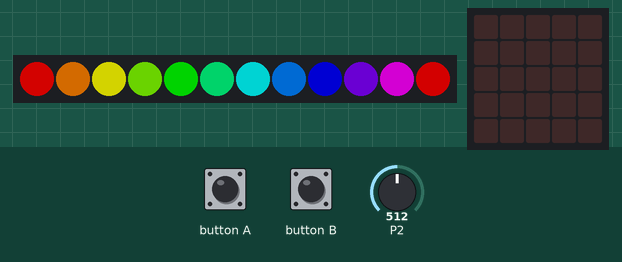
Simulated run of this program. Board: BBC micro:bit (MakeCode). On the bench: 12 RGB LEDs in strip order, left to right, the board's 5×5 LED display. Inputs (shaded band) come from the test bench; at power-on: P2 = 512 (analog values on the 0–1023 scale). Dim RGB values are drawn brighter than linear; random numbers come from a fixed seed.

Above: at 1.2 s.
1.3 s: button B pressed for 0.15 s
At 3.8 s:
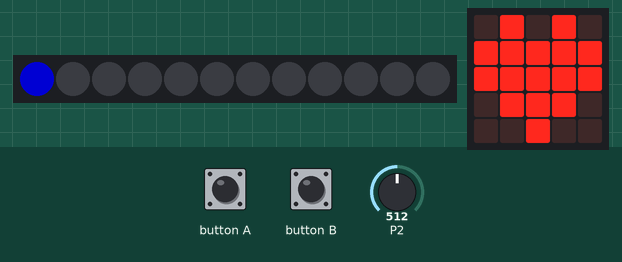
4.4 s: button A pressed for 0.15 s
At 7.0 s:
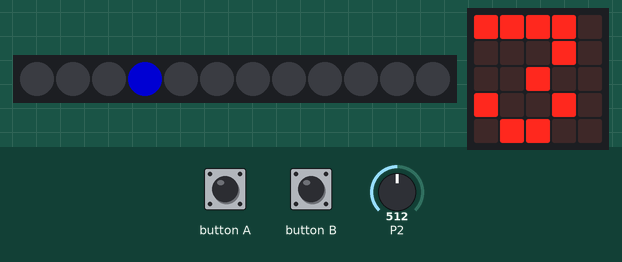
7.5 s: button B pressed for 0.15 s
At 9.8 s:
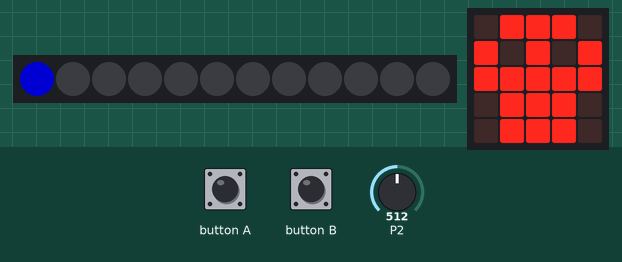
10.6 s: button B pressed for 0.15 s
At 11.3 s:
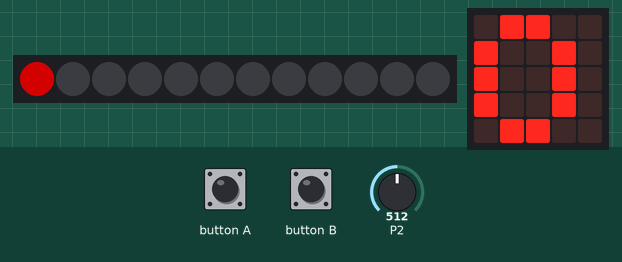
13.0 s: button A pressed for 0.15 s
At 15.9 s:
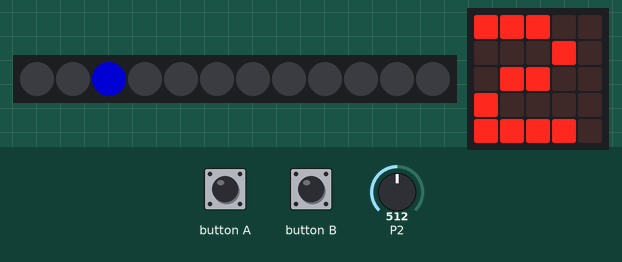
16.1 s: button B pressed for 0.15 s
At 18.37 s:
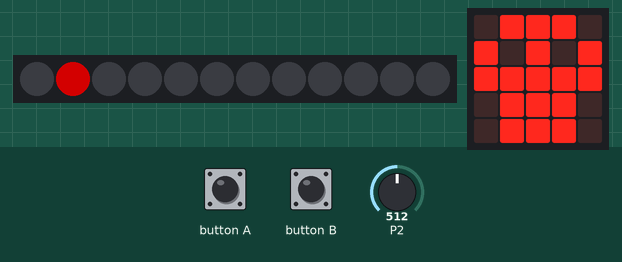
Timing chart, 0 to 19.9 s (numbered marks = the images above; inputs shaded):
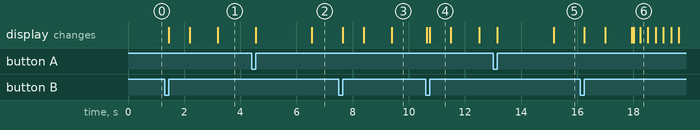

Measured:
- after the input at 1.3 s, the display: first changes after 0.15 s (image 1 shows a later state)
- after the input at 4.4 s, the display: first changes after 0.15 s (image 2 shows a later state)
- after the input at 7.5 s, the display: first changes after 0.15 s (image 3 shows a later state)
- after the input at 13.0 s, the display: first changes after 0.15 s (image 5 shows a later state)
- what the display in image 4 shows lasts 0.7 s, from 10.8 s to 11.5 s

The program:

main.ts
```typescript
input.onButtonPressed(Button.A, function () {
    stop = true
    posicao_alvo = randint(1, 11)
    basic.clearScreen()
    strip.clear()
    strip.showRainbow(1, 360)
    strip.show()
    basic.pause(1000)
    strip.clear()
    basic.pause(1000)
    strip.setPixelColor(posicao_alvo, neopixel.colors(NeoPixelColors.Blue))
    strip.show()
    basic.showNumber(posicao_alvo)
    basic.pause(randint(1000, 5000))
    strip.clear()
    basic.clearScreen()
    stop = false
})
input.onButtonPressed(Button.B, function () {
    stop = true
    basic.showNumber(posicao)
    strip.clear()
    strip.setPixelColor(posicao, neopixel.colors(NeoPixelColors.Blue))
    strip.show()
    basic.pause(1000)
    if (posicao_alvo == posicao) {
        basic.showIcon(IconNames.Heart)
    } else {
        basic.showIcon(IconNames.Skull)
    }
})
let stop = false
let posicao_alvo = 0
let posicao = 0
let strip: neopixel.Strip = null
strip = neopixel.create(DigitalPin.P1, 12, NeoPixelMode.RGB)
posicao = 0
posicao_alvo = 0
stop = true
strip.setBrightness(127)
strip.showRainbow(1, 360)
basic.forever(function () {
    while (!(stop)) {
        for (let índice = 0; índice <= 11; índice++) {
            if (stop) {
                break;
            }
            posicao = índice
            strip.setPixelColor(índice, neopixel.colors(NeoPixelColors.Red))
            strip.show()
            basic.pause(Math.map(pins.analogReadPin(AnalogPin.P2), 0, 1023, 50, 500))
            strip.clear()
        }
    }
})
```

test.ts
```typescript
// testes vão aqui; isto não será compilado quando este pacote for usado como uma extensão.
```
